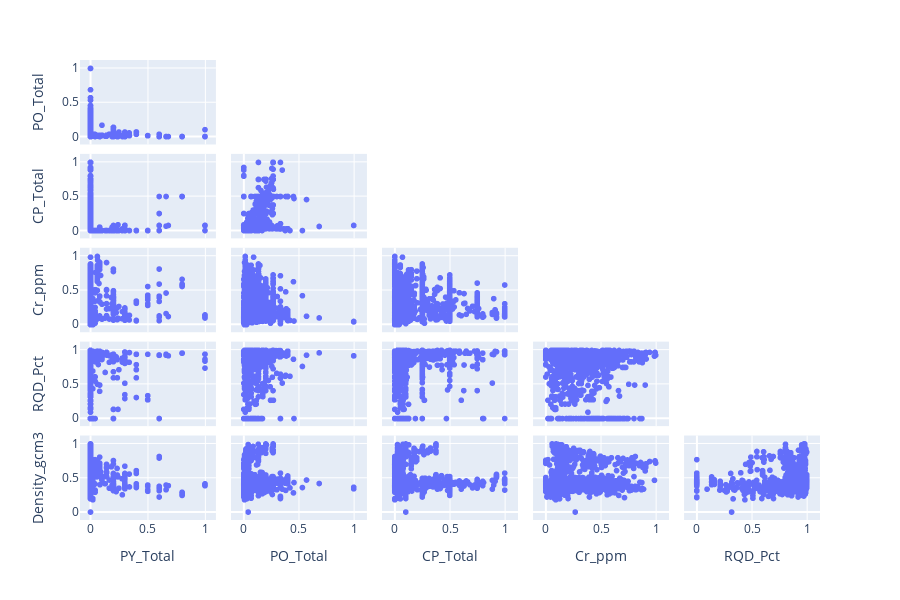

Write notebook code for a chart like this one.
### Code cell
import pandas as pd
import numpy as np
import plotly.express as px


df = pd.DataFrame({
    'Density_gcm3': deposit_data['Density_gcm3'],
    'RQD_Pct': deposit_data['RQD_Pct'],
    'Cr_ppm': deposit_data['Cr_ppm'],
    'CP_Total': deposit_data['CP_Total'],
    'PO_Total': deposit_data['PO_Total'],
    'PY_Total': deposit_data['PY_Total']
})




fig = px.scatter_matrix(
    df,
    dimensions=['PY_Total', 'PO_Total', 'CP_Total', 'Cr_ppm', 'RQD_Pct', 'Density_gcm3'],
    color_continuous_scale='#FFD700'

    
)

fig.update_traces(diagonal_visible=False, showupperhalf=False) 
fig.update_layout(

    height=600,  
    width=900   
)

fig.show()

### Figure 1 — Plotly figure (JSON) as saved in the notebook; plotly's stock layout.template omitted (floating-point values rounded to 4 significant figures; data arrays with more than 128 entries replaced by an {"elided": "..."} marker saying what was removed)
{"data": [{"diagonal": {"visible": false}, "dimensions": [{"axis": {"matches": true}, "label": "PY_Total", "values": {"elided": "2618 float values"}}, {"axis": {"matches": true}, "label": "PO_Total", "values": {"elided": "2618 float values"}}, {"axis": {"matches": true}, "label": "CP_Total", "values": {"elided": "2618 float values"}}, {"axis": {"matches": true}, "label": "Cr_ppm", "values": {"elided": "2618 float values"}}, {"axis": {"matches": true}, "label": "RQD_Pct", "values": {"elided": "2618 float values"}}, {"axis": {"matches": true}, "label": "Density_gcm3", "values": {"elided": "2618 float values"}}], "hovertemplate": "%{xaxis.title.text}=%{x}<br>%{yaxis.title.text}=%{y}<extra></extra>", "legendgroup": "", "marker": {"color": "#636efa", "symbol": "circle"}, "name": "", "showlegend": false, "showupperhalf": false, "type": "splom"}], "layout": {"dragmode": "select", "height": 600, "legend": {"tracegroupgap": 0}, "margin": {"t": 60}, "width": 900}}
